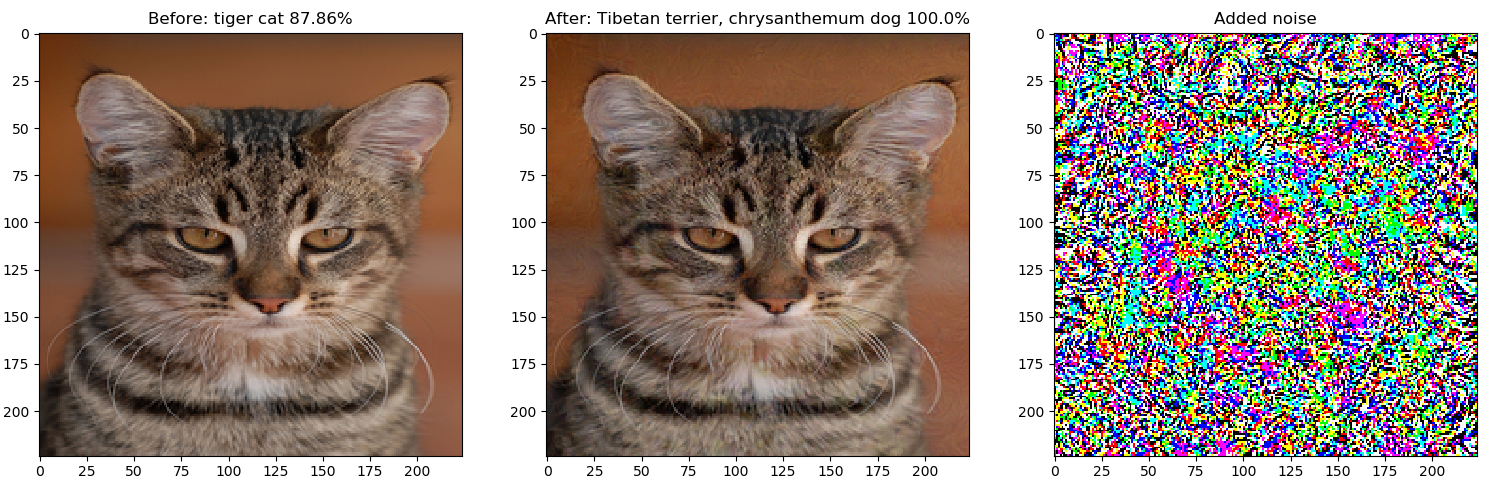

This figure's Python source:
import fgs
import imagenet_labels
from PIL import Image
import matplotlib
matplotlib.use("TkAgg")
import matplotlib.pyplot as plt
import numpy as np
from torchvision import models
import torch
import torch.nn.functional as F
import util


CUDA = True


def classify(model, im):
    """
    Classify the image with model and return the label and class
    probability
    """
    device = torch.device("cuda" if CUDA else "cpu")
    model.to(device)
    im = im.to(device)
    model.eval()
    out = model(im)
    label = imagenet_labels.label(out.argmax().item())
    prob = F.softmax(out, dim=1)
    return label, round((torch.max(prob.data, 1)[0].item()) * 100, 2)


# Load pretrained model
model = models.resnet34(pretrained=True)

# Load and classify image
im = Image.open("cat.jpg")  # taken from ImageNet test set
im = im.resize((224, 224), Image.ANTIALIAS)
true_label, true_prob = classify(model, util.preprocess(im))
print("True label: {}, prob: {}".format(true_label, true_prob))

# Generate adversarial example that will correspond to target_class
target_class = 800 #5
print("Target class:", imagenet_labels.label(target_class))
adverserial_image = fgs.fgs(model, util.preprocess(im), target_class,
                            targeted=True, alpha=0.01, iterations=10,
                            use_cuda=CUDA)
adverserial_image = util.postprocess(adverserial_image)
adv_label, adv_prob = classify(model, util.preprocess(adverserial_image))
print("Predicted label: {}, prob: {}".format(adv_label, adv_prob))

# Plot results
plt.subplot(131)
plt.title("Before: {} {}%".format(true_label, true_prob))
before_im = np.array(im)
plt.imshow(before_im)
plt.subplot(132)
plt.title("After: {} {}%".format(adv_label, adv_prob))
after_im = np.array(adverserial_image)
plt.imshow(after_im)
plt.subplot(133)
plt.title("Added noise")
noise = after_im - before_im
plt.imshow(noise)
plt.show()
